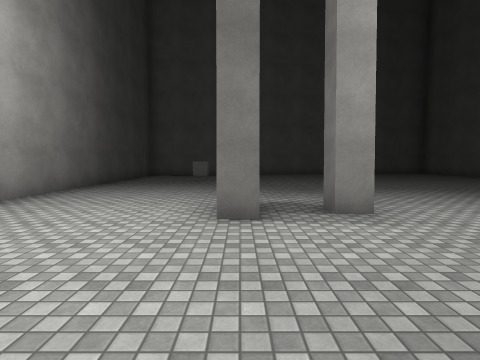
View 1 (above)

15 first-person views from a walk through a 3-D level made in the Unity game engine. The camera is 1.5 m above the floor, tilts 4° down and sees 80° across. The floor is counted in squares, 2 m on a side. Each view is taken from the middle of a square. On the plan, view 1 faces up. The plan holds only what a view shows up to about 10 squares ahead; the rest is blank. The place goes on beyond the plan. The player is left out. Surface patterns are stand-ins for the level's own textures.

View 2
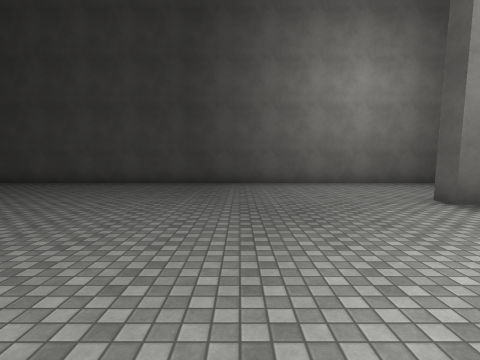

View 3
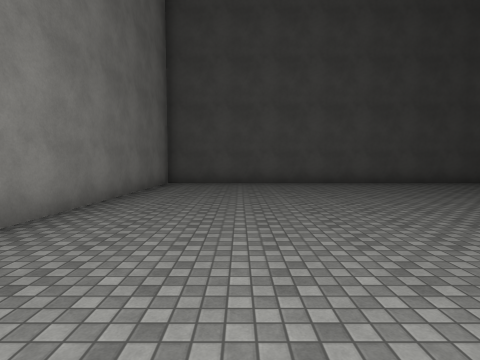

View 4
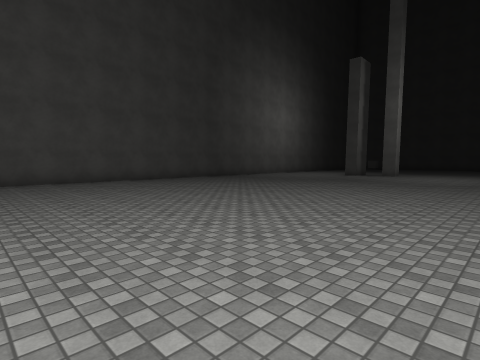

View 5
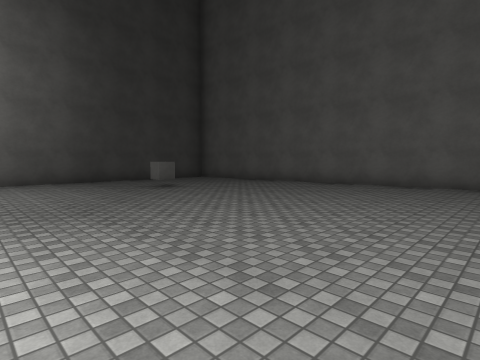

View 6
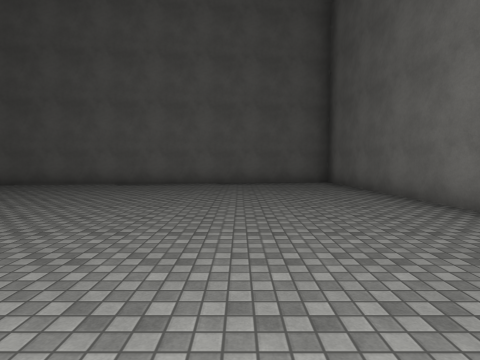

View 7
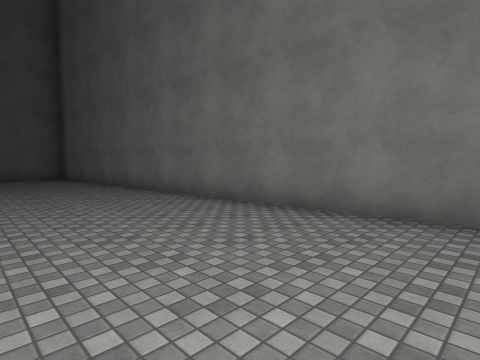

View 8
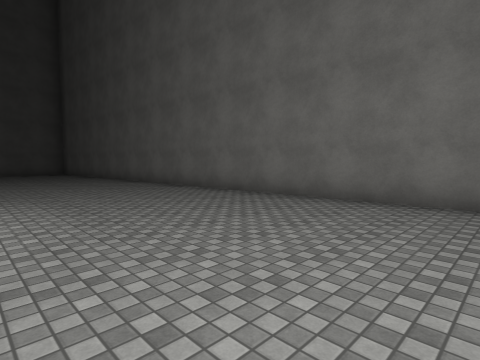

View 9
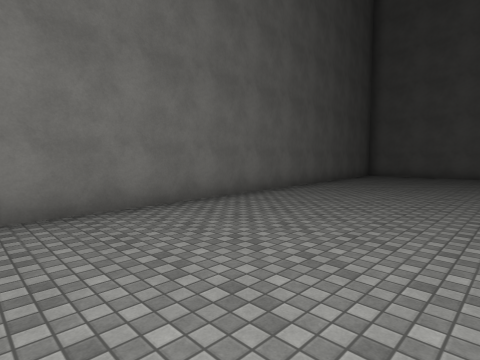

View 10
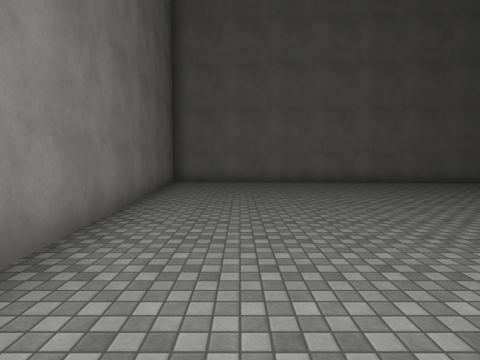

View 11
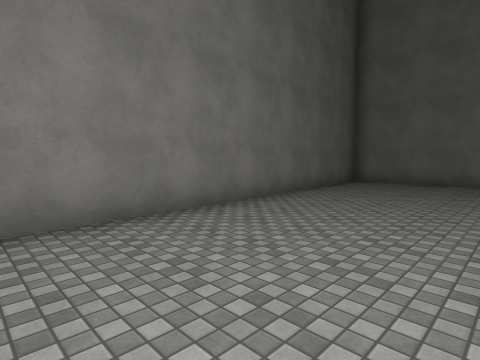

View 12
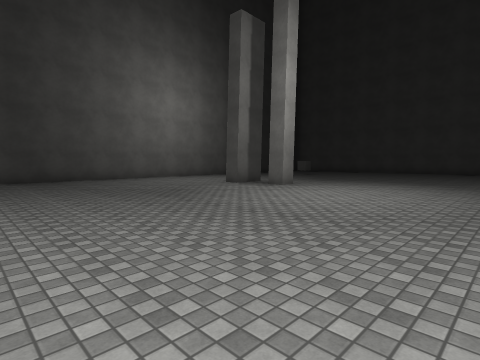

View 13
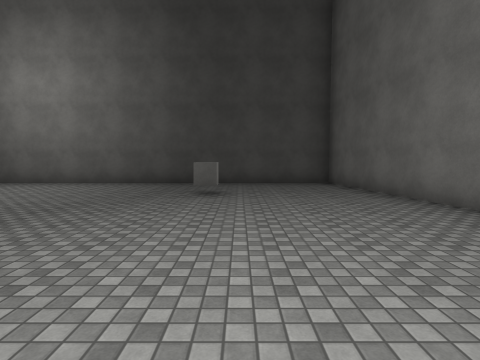

View 14
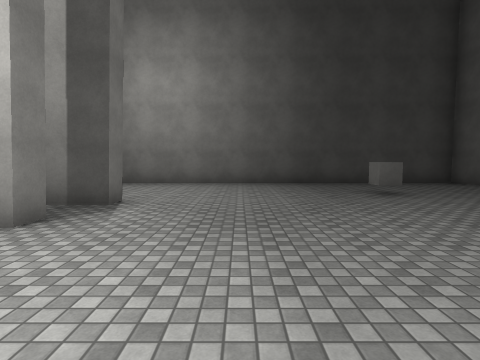

View 15
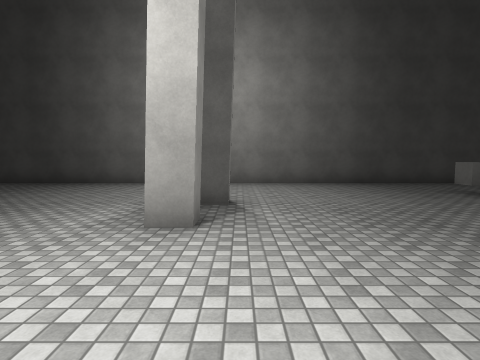

### Floor plan
Points are (right, up) in squares from view 1. A wall is a line through its corners. A room is listed if a view was taken in it or the views show most of it. See-through windows are left out.
Room 1 (views 1, 2, 3, 4, 5, 6, 7, 8, 9, 10, 11, 12, 13, 14, 15)
walls: (1.9, 4) (1.3, 4) (1.3, 4.5) (1.9, 4.5) (1.9, 4); (-0.4, 4.8) (0.2, 4.8) (0.2, 3.6) (-0.4, 3.6); (-4.3, -11.3) (12.3, -12.1) (10, 15.6) (-4.3, 13.9) (-4.3, -11.3)
objects: other object (-1, 10)

Where each view was taken, in squares from view 1:
view 1: 0 up, 0 right, facing up
view 2: 0 up, 5 right, facing left
view 3: 9 down, 5 right, facing left
view 4: 10 down, 6 right, facing up-left
view 5: 6 up, 6 right, facing up-left
view 6: 6 up, 7 right, facing up
view 7: 3 up, 7 right, facing up-right
view 8: 1 down, 6 right, facing up-right
view 9: 2 up, 7 right, facing down-right
view 10: 2 down, 10 right, facing down
view 11: 2 down, 8 right, facing down-right
view 12: 3 down, 7 right, facing up-left
view 13: 11 up, 5 right, facing left
view 14: 7 up, 5 right, facing left
view 15: 5 up, 5 right, facing left
